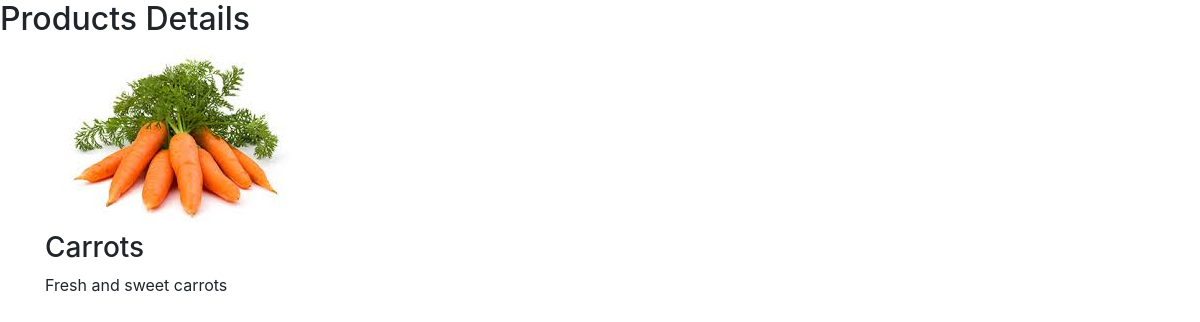
The page /products/9/ on the database its author committed.
### catalogue/models.py (models this page shows, shortened)
class Product(models.Model):
    title = models.CharField(max_length=20)
    category = models.ForeignKey(ProductCategory, on_delete=models.CASCADE)
    description = models.TextField()
    supplier_price = models.DecimalField(max_digits=6, decimal_places=2)
    selling_price = models.DecimalField(max_digits=6, decimal_places=2)
    supplier = models.ForeignKey(ProductSupplier, on_delete=models.CASCADE)
    kiosk = models.ForeignKey(Kiosk, on_delete=models.CASCADE)
    number_in_stock = models.IntegerField()
    product_image= models.ImageField(upload_to='gallery/')

### catalogue/views.py (the view)
# urls.py: path('products/<int:product_id>/',details, name='details'),
def details(request,product_id):
    product=Product.objects.filter(id=product_id)
    return render(request,'details.html', {'product':product,})

### catalogue/templates/details.html (shortened to what this page needs)
 <!DOCTYPE html>
  <html lang="en">
  <head>
    <link rel="stylesheet" href="https://stackpath.bootstrapcdn.com/bootstrap/4.5.2/css/bootstrap.min.css">
    <link rel="stylesheet" href="https://stackpath.bootstrapcdn.com/bootstrap/4.5.2/css/bootstrap.min.css">
  </head>
  <h2>Products Details</h2>
  <body>
<div class="container">
    {%for products in product %}
  <img src={{products.product_image.url}}>
  <h3> {{products.title}}</h3>{{products.price}}{{products.description}}<br>
  {% endfor %}
  </body>
  </html>

### rows shown on the page
Product: product_image (picture), title "Carrots", description "Fresh and sweet carrots"
